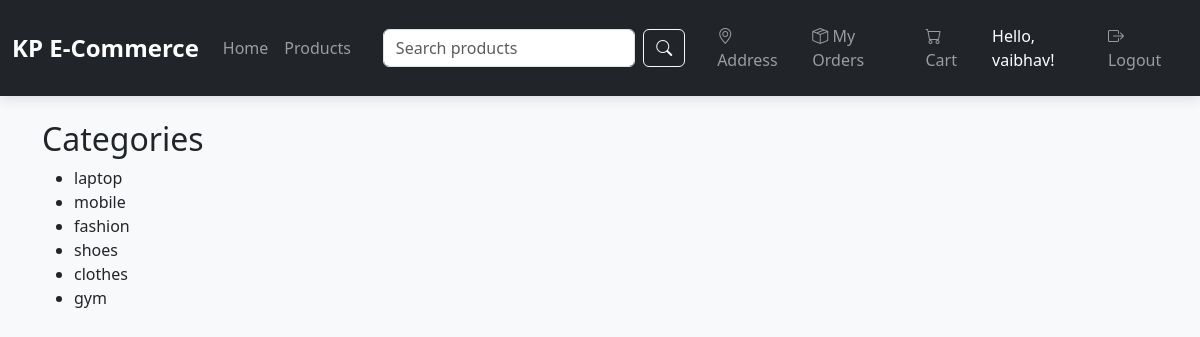
The page /categories/ (signed in) on the database its author committed.
### product_app/models.py (models this page shows, shortened)
class Category(models.Model):
    name = models.CharField(max_length=100)

### product_app/views.py (the view)
# urls.py: path('categories/', category_list, name='category_list'),
def category_list(request):
    categories = Category.objects.all()
    return render(request, template_name='category_list.html',context= {'categories': categories})

### product_app/templates/category_list.html (shortened to what this page needs)
{% extends 'base.html' %}
{% block content %}<!DOCTYPE html>
<html>
<head>
</head>
<body>
    <h2>Categories</h2>
    <ul>
        {% for category in categories %}
            <li>{{ category.name }}</li>
        {% endfor %}
    </ul>
</body>
</html>
{% endblock %}

### templates/base.html (shortened to what this page needs)
<!DOCTYPE html>
<html lang="en">
<head>
    <link href="https://cdn.jsdelivr.net/npm/bootstrap-icons@1.10.5/font/bootstrap-icons.css" rel="stylesheet">
    <link rel="stylesheet" href="https://cdn.jsdelivr.net/npm/bootstrap@5.3.3/dist/css/bootstrap.min.css">
</head>
<body>
    <nav class="navbar navbar-expand-lg navbar-dark bg-dark py-3">
        <div class="container-fluid">
            <a class="navbar-brand" href="{% url 'product_list' %}">KP E-Commerce</a>
            <div class="collapse navbar-collapse" id="navbarNav">
                <ul class="navbar-nav me-auto">
                    <li class="nav-item"><a class="nav-link" href="{% url 'product_list' %}">Home</a></li>
                    <li class="nav-item"><a class="nav-link" href="{% url 'product_list' %}">Products</a></li>
                </ul>
                <form class="d-flex mx-lg-4 my-2 my-lg-0" method="GET" action="{% url 'search' %}">
                    <input class="form-control me-2" type="search" name="q" placeholder="Search products" aria-label="Search">
                    <button class="btn btn-outline-light" type="submit"><i class="bi bi-search"></i></button>
                </form>
                {% if user.is_authenticated %}
                <ul class="navbar-nav">
                    <li class="nav-item"><a class="nav-link" href="{% url 'address_list' %}"><i class="bi bi-geo-alt"></i> Address</a></li>
                    <li class="nav-item"><a class="nav-link" href="{% url 'my_orders' %}"><i class="bi bi-box-seam"></i> My Orders</a></li>
                    <li class="nav-item"><a class="nav-link" href="{% url 'view_cart' %}"><i class="bi bi-cart"></i> Cart</a></li>
                    <li class="nav-item d-flex align-items-center text-white ms-2">Hello, {{ user.username }}!</li>
                    <li class="nav-item"><a class="nav-link" href="{% url 'logout' %}"><i class="bi bi-box-arrow-right"></i> Logout</a></li>
                </ul>
                {% endif %}
            </div>
        </div>
    </nav>
    <main class="container py-4">
        {% block content %}
        {% endblock %}
    </main>
</body>
</html>

### templates/base.html (style rules this page uses)
body { background-color: #f8f9fa; font-family: 'Segoe UI', Tahoma, Geneva, Verdana, sans-serif; }
.navbar { box-shadow: 0 4px 12px rgba(0, 0, 0, 0.1); }
.navbar-brand { font-weight: 600; font-size: 1.5rem; color: #fff; }
.nav-link { font-weight: 500; }

### rows shown on the page
Category: name "laptop"
Category: name "mobile"
Category: name "fashion"
Category: name "shoes"
Category: name "clothes"
Category: name "gym"

### other values the page prints
{{ user.username }} "vaibhav"
